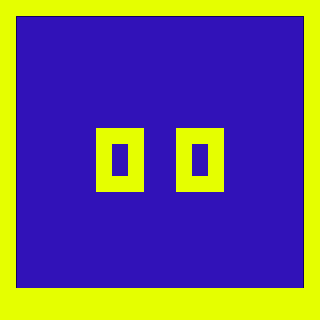

This game map was drawn from its Tiled (.tmx) file and the tilesets committed beside it. A one-line description and the full map source follow:
An orthogonal 20x20 tile map with 16x16 px tiles, 2 tile layers (Tile Layer 1, collisions), 2 tilesets.

<map version="1.10" tiledversion="1.11.2" orientation="orthogonal" renderorder="right-up" width="20" height="20" tilewidth="16" tileheight="16" infinite="0" nextlayerid="3" nextobjectid="1">
 <tileset firstgid="1" source="background.tsx" />
 <tileset firstgid="10" source="collision.tsx" />
 <layer id="1" name="Tile Layer 1" width="20" height="20">
  <data encoding="csv">
0,0,0,0,0,0,0,0,0,0,0,0,0,0,0,0,0,0,0,0,
0,1,8,8,8,8,8,8,8,8,8,8,8,8,8,8,8,8,7,0,
0,2,9,9,9,9,9,9,9,9,9,9,9,9,9,9,9,9,6,0,
0,2,9,9,9,9,9,9,9,9,9,9,9,9,9,9,9,9,6,0,
0,2,9,9,9,9,9,9,9,9,9,9,9,9,9,9,9,9,6,0,
0,2,9,9,9,9,9,9,9,9,9,9,9,9,9,9,9,9,6,0,
0,2,9,9,9,9,9,9,9,9,9,9,9,9,9,9,9,9,6,0,
0,2,9,9,9,9,9,9,9,9,9,9,9,9,9,9,9,9,6,0,
0,2,9,9,9,9,9,9,9,9,9,9,9,9,9,9,9,9,6,0,
0,2,9,9,9,9,9,9,9,9,9,9,9,9,9,9,9,9,6,0,
0,2,9,9,9,9,9,9,9,9,9,9,9,9,9,9,9,9,6,0,
0,2,9,9,9,9,9,9,9,9,9,9,9,9,9,9,9,9,6,0,
0,2,9,9,9,9,9,9,9,9,9,9,9,9,9,9,9,9,6,0,
0,2,9,9,9,9,9,9,9,9,9,9,9,9,9,9,9,9,6,0,
0,2,9,9,9,9,9,9,9,9,9,9,9,9,9,9,9,9,6,0,
0,2,9,9,9,9,9,9,9,9,9,9,9,9,9,9,9,9,6,0,
0,2,9,9,9,9,9,9,9,9,9,9,9,9,9,9,9,9,6,0,
0,2,9,9,9,9,9,9,9,9,9,9,9,9,9,9,9,9,6,0,
0,3,4,4,4,4,4,4,4,4,4,4,4,4,4,4,4,4,5,0,
0,0,0,0,0,0,0,0,0,0,0,0,0,0,0,0,0,0,0,0
</data>
 </layer>
 <layer id="2" name="collisions" width="20" height="20">
  <data encoding="csv">
10,10,10,10,10,10,10,10,10,10,10,10,10,10,10,10,10,10,10,10,
10,0,0,0,0,0,0,0,0,0,0,0,0,0,0,0,0,0,0,10,
10,0,0,0,0,0,0,0,0,0,0,0,0,0,0,0,0,0,0,10,
10,0,0,0,0,0,0,0,0,0,0,0,0,0,0,0,0,0,0,10,
10,0,0,0,0,0,0,0,0,0,0,0,0,0,0,0,0,0,0,10,
10,0,0,0,0,0,0,0,0,0,0,0,0,0,0,0,0,0,0,10,
10,0,0,0,0,0,0,0,0,0,0,0,0,0,0,0,0,0,0,10,
10,0,0,0,0,0,0,0,0,0,0,0,0,0,0,0,0,0,0,10,
10,0,0,0,0,0,10,10,10,0,0,10,10,10,0,0,0,0,0,10,
10,0,0,0,0,0,10,0,10,0,0,10,0,10,0,0,0,0,0,10,
10,0,0,0,0,0,10,0,10,0,0,10,0,10,0,0,0,0,0,10,
10,0,0,0,0,0,10,10,10,0,0,10,10,10,0,0,0,0,0,10,
10,0,0,0,0,0,0,0,0,0,0,0,0,0,0,0,0,0,0,10,
10,0,0,0,0,0,0,0,0,0,0,0,0,0,0,0,0,0,0,10,
10,0,0,0,0,0,0,0,0,0,0,0,0,0,0,0,0,0,0,10,
10,0,0,0,0,0,0,0,0,0,0,0,0,0,0,0,0,0,0,10,
10,0,0,0,0,0,0,0,0,0,0,0,0,0,0,0,0,0,0,10,
10,0,0,0,0,0,0,0,0,0,0,0,0,0,0,0,0,0,0,10,
10,10,10,10,10,10,10,10,10,10,10,10,10,10,10,10,10,10,10,10,
10,10,10,10,10,10,10,10,10,10,10,10,10,10,10,10,10,10,10,10
</data>
 </layer>
</map>
